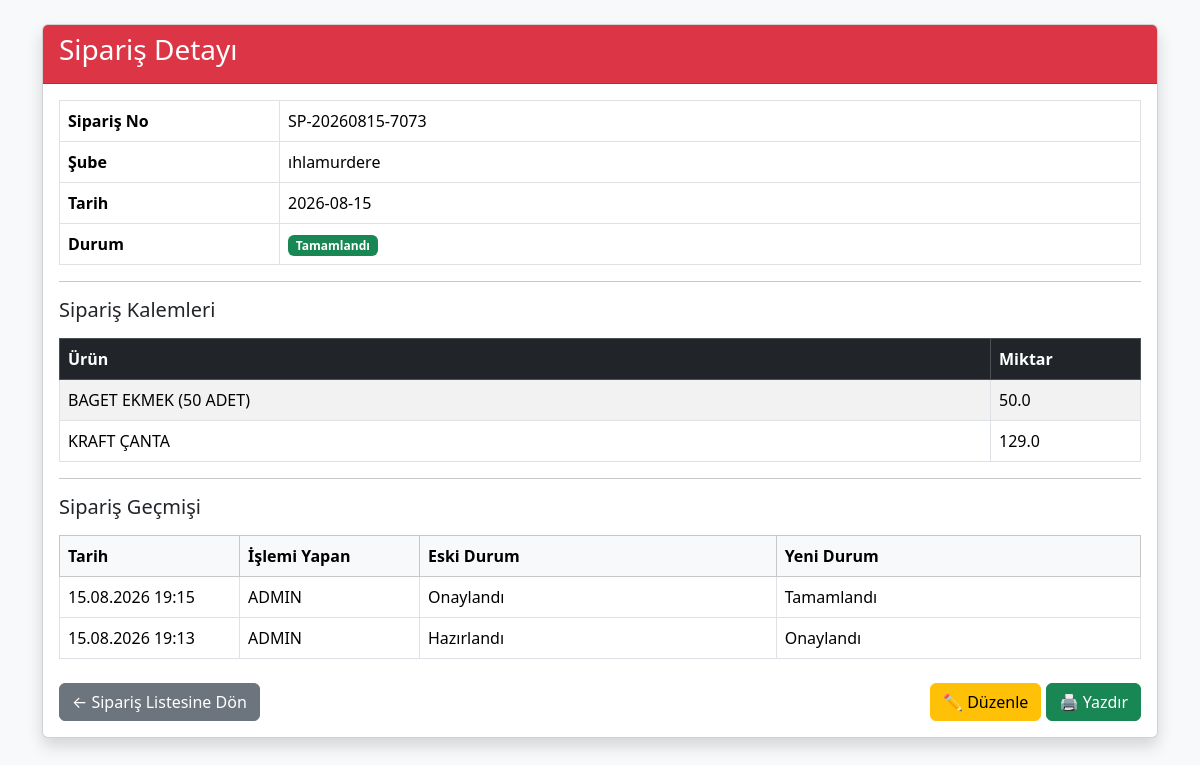
Page /siparis-detay/37 (signed in) on the committed database.
### tables this page shows
CREATE TABLE siparisler(

            id INTEGER PRIMARY KEY AUTOINCREMENT,

            siparis_no TEXT UNIQUE,

            sube_id INTEGER,

            tarih TEXT,

            durum TEXT,

            FOREIGN KEY(sube_id) REFERENCES subeler(id)

        );

CREATE TABLE subeler(

            id INTEGER PRIMARY KEY AUTOINCREMENT,

            sube_adi TEXT NOT NULL,

            yetkili TEXT,

            telefon TEXT,

            eposta TEXT,

            il TEXT,

            ilce TEXT,

            adres TEXT,

            durum TEXT

        , kullanici_adi TEXT, sifre TEXT, uretim_gunu TEXT, sevkiyat_gunu TEXT, sevkiyat_saati TEXT, teslim_suresi TEXT, limit_tutari REAL DEFAULT 0, firma TEXT DEFAULT 'ÖZNİL', lojistik_bedeli REAL DEFAULT 0);

CREATE TABLE siparis_detay(

            id INTEGER PRIMARY KEY AUTOINCREMENT,

            siparis_id INTEGER,

            urun_id INTEGER,

            miktar REAL,

            FOREIGN KEY(siparis_id) REFERENCES siparisler(id),

            FOREIGN KEY(urun_id) REFERENCES urunler(id)

        );

CREATE TABLE urunler(

            id INTEGER PRIMARY KEY AUTOINCREMENT,

            urun_kodu TEXT NOT NULL UNIQUE,

            urun_adi TEXT NOT NULL,

            kategori TEXT,

            birim TEXT,

            durum TEXT

        , palet_kapasitesi INTEGER DEFAULT 0, urun_tipi TEXT DEFAULT 'Donuk', koli_agirligi REAL DEFAULT 0, fiyat REAL DEFAULT 0, tedarik_sekli TEXT DEFAULT 'Merkez');

CREATE TABLE siparis_gecmisi(

    id INTEGER PRIMARY KEY AUTOINCREMENT,

    siparis_id INTEGER,

    tarih TEXT,

    kullanici TEXT,

    eski_durum TEXT,

    yeni_durum TEXT

);

### src/main.py (the view)
@app.route("/siparis-detay/<int:id>")
def siparis_detay(id):
    if "giris" not in session:
        return redirect("/")
    siparis = get_siparis(id)
    if not siparis:
        abort(404)
    if session["yetki"] == "sube":
        if siparis[2] != session["sube_adi"]:
            abort(403)
    detaylar = get_siparis_detaylari(id)
    gecmis = get_siparis_gecmisi(id)
    return render_template(
        "siparis_detay.html",
        siparis=siparis,
        detaylar=detaylar,
        gecmis=gecmis
    )

### src/database.py (called while the page is built)
def connect_database():
    print("DB =", os.path.abspath(DB_NAME))
    return sqlite3.connect(DB_NAME)

def get_siparis(id):
    conn = connect_database()
    cursor = conn.cursor()
    cursor.execute("""
        SELECT
            s.id,
            s.siparis_no,
            sb.sube_adi,
            s.tarih,
            s.durum

        FROM siparisler s

        INNER JOIN subeler sb
            ON s.sube_id = sb.id

        WHERE s.id=?
    """, (id,))
    sonuc = cursor.fetchone()
    conn.close()
    return sonuc

def get_siparis_detaylari(siparis_id):
    conn = connect_database()
    cursor = conn.cursor()
    cursor.execute("""
        SELECT
            d.id,
            d.urun_id,
            u.urun_adi,
            d.miktar,
            u.palet_kapasitesi,
            u.urun_tipi

        FROM siparis_detay d

        INNER JOIN urunler u
            ON d.urun_id = u.id

        WHERE d.siparis_id = ?

        ORDER BY u.urun_adi

    """, (siparis_id,))
    sonuc = cursor.fetchall()
    conn.close()
    return sonuc

def get_siparis_gecmisi(siparis_id):
    conn = connect_database()
    cursor = conn.cursor()
    cursor.execute("""
        SELECT
            tarih,
            kullanici,
            eski_durum,
            yeni_durum

        FROM siparis_gecmisi

        WHERE siparis_id=?

        ORDER BY id DESC
    """, (siparis_id,))
    sonuc = cursor.fetchall()
    conn.close()
    return sonuc

### src/main.py (called while the page is built)
@app.before_request
def test():
    print(
        "METHOD:",
        request.method,
        "URL:",
        request.path
    )

### templates/siparis_detay.html (shortened to what this page needs)
<!DOCTYPE html>
<html lang="tr">
<head>
    <link href="https://cdn.jsdelivr.net/npm/bootstrap@5.3.3/dist/css/bootstrap.min.css" rel="stylesheet">
</head>
<body class="bg-light">
<div class="container mt-4">
    <div class="card shadow">
        <div class="card-header bg-danger text-white">
            <h3>Sipariş Detayı</h3>
        </div>
        <div class="card-body">
            <table class="table table-bordered">
                <tr>
                    <th width="220">Sipariş No</th>
                    <td>{{ siparis[1] }}</td>
                </tr>
                <tr>
                    <th>Şube</th>
                    <td>{{ siparis[2] }}</td>
                </tr>
                <tr>
                    <th>Tarih</th>
                    <td>{{ siparis[3] }}</td>
                </tr>
                <tr>
                    <th>Durum</th>
                    <td>
                        {% if siparis[4] == "Hazırlandı" %}
                            <span class="badge bg-secondary">{{ siparis[4] }}</span>
                        {% elif siparis[4] == "Onaylandı" %}
                            <span class="badge bg-primary">{{ siparis[4] }}</span>
                        {% elif siparis[4] == "Hazırlanıyor" %}
                            <span class="badge bg-warning text-dark">{{ siparis[4] }}</span>
                        {% elif siparis[4] == "Sevk edildi" %}
                            <span class="badge bg-info text-dark">{{ siparis[4] }}</span>
                        {% elif siparis[4] == "Tamamlandı" %}
                            <span class="badge bg-success">{{ siparis[4] }}</span>
                        {% else %}
                            <span class="badge bg-dark">{{ siparis[4] }}</span>
                        {% endif %}
                    </td>
                </tr>
            </table>
            <hr>
            <h5 class="mb-3">
                Sipariş Kalemleri
            </h5>
            <table class="table table-striped table-bordered">
                <thead class="table-dark">
                    <tr>
                        <th>Ürün</th>
                        <th width="150">Miktar</th>
                    </tr>
                </thead>
                <tbody>
                {% if detaylar %}
                    {% for detay in detaylar %}
                    <tr>
                        <td>{{ detay[2] }}</td>
                        <td>{{ detay[3] }}</td>
                    </tr>
                    {% endfor %}
                {% else %}
                    <tr>
                        <td colspan="2" class="text-center text-muted">
                            Bu siparişte ürün bulunmuyor.
                        </td>
                    </tr>
                {% endif %}
                </tbody>
            </table>
            <hr>
            <h5 class="mb-3">
                Sipariş Geçmişi
            </h5>
            <table class="table table-bordered table-hover">
                <thead class="table-light">
                    <tr>
                        <th width="180">Tarih</th>
                        <th width="180">İşlemi Yapan</th>
                        <th>Eski Durum</th>
                        <th>Yeni Durum</th>
                    </tr>
                </thead>
                <tbody>
                {% if gecmis %}
                    {% for g in gecmis %}
                    <tr>
                        <td>{{ g[0] }}</td>
                        <td>{{ g[1] }}</td>
                        <td>{{ g[2] }}</td>
                        <td>{{ g[3] }}</td>
                    </tr>
                    {% endfor %}
                {% else %}
                    <tr>
                        <td colspan="4" class="text-center text-muted">
                            Henüz durum değişikliği yapılmamış.
                        </td>
                    </tr>
                {% endif %}
                </tbody>
            </table>
            <div class="d-flex justify-content-between align-items-center mt-4">
                <a
                    href="/siparisler"
                    class="btn btn-secondary">
                    ← Sipariş Listesine Dön
                </a>
                <div>
                    <a
                        href="/siparis-duzenle/{{ siparis[0] }}"
                        class="btn btn-warning">
                        ✏️ Düzenle
                    </a>
                    <button
                        type="button"
                        onclick="window.print()"
                        class="btn btn-success">
                        🖨️ Yazdır
                    </button>
                </div>
            </div>
        </div>
    </div>
</div>
</body>
</html>

### rows in the picture
siparisler: siparis_no "SP-20260815-7073", tarih "2026-08-15", durum "Tamamlandı"
subeler: sube_adi "ıhlamurdere"
siparis_detay: urun_adi "BAGET EKMEK (50 ADET)", miktar "50.0"
siparis_detay: urun_adi "KRAFT ÇANTA", miktar "129.0"
siparis_gecmisi: tarih "15.08.2026 19:15", kullanici "ADMIN", eski_durum "Onaylandı", yeni_durum "Tamamlandı"
siparis_gecmisi: tarih "15.08.2026 19:13", kullanici "ADMIN", eski_durum "Hazırlandı", yeni_durum "Onaylandı"
